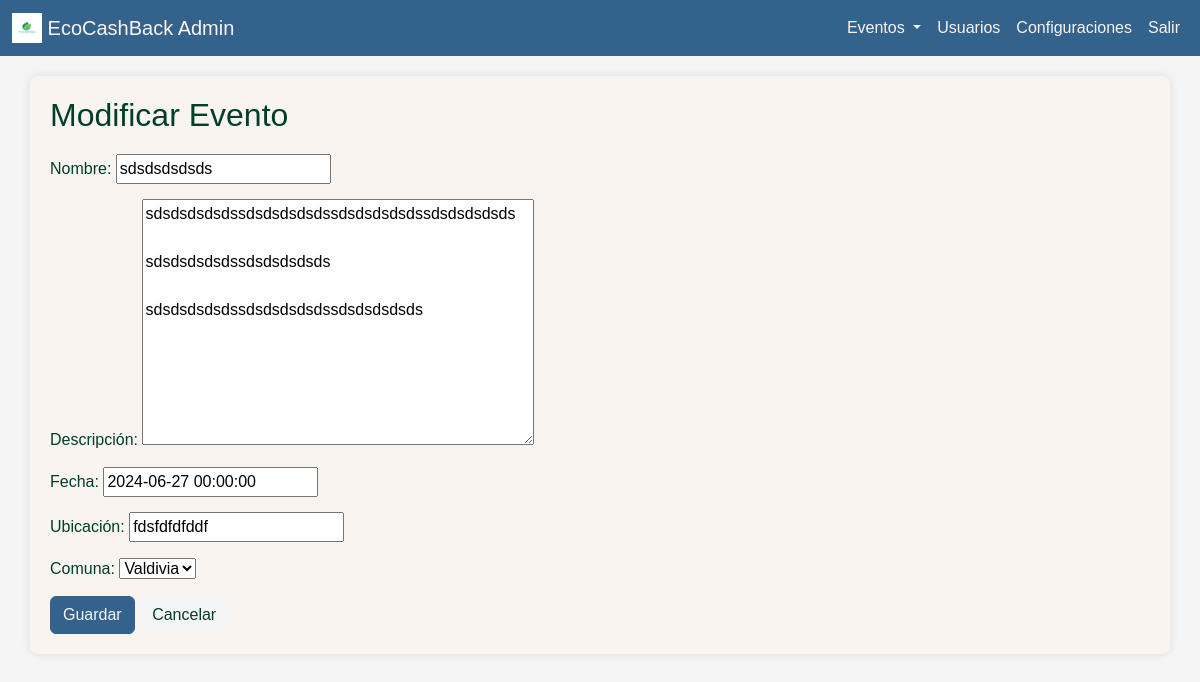
The page /administracion/modificar_evento/1/ on the database its author committed.
### administracion/models.py (models this page shows, shortened)
class Evento(models.Model):
    evento_id = models.AutoField(primary_key=True)
    nombre = models.CharField(max_length=100)
    descripcion = models.TextField()
    fecha = models.DateTimeField()
    ubicacion = models.CharField(max_length=255)
    comuna = models.ForeignKey('Comuna', on_delete=models.CASCADE)

class Comuna(models.Model):
    comuna_id = models.AutoField(primary_key=True)
    nombre = models.CharField(max_length=100)
    region = models.ForeignKey('Region', on_delete=models.CASCADE)
    def __str__(self):
        return self.nombre

### administracion/views.py (the view)
# urls.py: path('modificar_evento/<int:pk>/', views.modificar_evento, name='modificar_evento'),
def modificar_evento(request, pk):
    evento = get_object_or_404(Evento, pk=pk)
    if request.method == 'POST':
        form = EventoForm(request.POST, instance=evento)
        if form.is_valid():
            form.save()
            return redirect('listar_evento')
    else:
        form = EventoForm(instance=evento)
    return render(request, 'administracion/eventos/modificar_evento.html', {'form': form})

### administracion/forms.py
class EventoForm(forms.ModelForm):
    class Meta:
        model = Evento
        fields = ['nombre', 'descripcion', 'fecha', 'ubicacion', 'comuna']

### administracion/templates/administracion/eventos/modificar_evento.html (shortened to what this page needs)
{% load static %}
<!DOCTYPE html>
<html lang="es">
<head>
    <link rel="stylesheet" href="https://cdn.jsdelivr.net/npm/bootstrap@5.3.3/dist/css/bootstrap.min.css">
    <link rel="stylesheet" href="{% static 'css/admin_styles.css' %}">
</head>
<body>
    <nav class="navbar navbar-expand-lg navbar-light">
        <div class="container-fluid">
            <a class="navbar-brand" href="{% url 'admin_dashboard' %}">
                <img src="{% static 'img/logo-ecocashback.jpeg' %}" alt="Logo-EcoCashBack" width="30" height="30" class="d-inline-block align-top">
                EcoCashBack Admin
            </a>
            <div class="collapse navbar-collapse" id="navbarNav">
                <ul class="navbar-nav ms-auto">
                    <li class="nav-item dropdown">
                        <a class="nav-link dropdown-toggle" href="#" id="eventosDropdown" role="button" data-bs-toggle="dropdown" aria-expanded="false">
                            Eventos
                        </a>
                    </li>
                    <li class="nav-item">
                        <a class="nav-link" href="#">Usuarios</a>
                    </li>
                    <li class="nav-item">
                        <a class="nav-link" href="#">Configuraciones</a>
                    </li>
                    <li class="nav-item">
                        <a class="nav-link" href="#">Salir</a>
                    </li>
                </ul>
            </div>
        </div>
    </nav>
    <main class="container">
        <h2>Modificar Evento</h2>
        <form method="post">
            <div class="form-group">
                <label for="id_nombre">Nombre:</label>
                {{ form.nombre }}
            </div>
            <div class="form-group">
                <label for="id_descripcion">Descripción:</label>
                {{ form.descripcion }}
            </div>
            <div class="form-group">
                <label for="id_fecha">Fecha:</label>
                {{ form.fecha }}
            </div>
            <div class="form-group">
                <label for="id_ubicacion">Ubicación:</label>
                {{ form.ubicacion }}
            </div>
            <div class="form-group">
                <label for="id_comuna">Comuna:</label>
                {{ form.comuna }}
            </div>
            <button type="submit" class="btn btn-primary">Guardar</button>
            <a href="{% url 'listar_evento' %}" class="btn btn-secondary">Cancelar</a>
        </form>
    </main>
</body>
</html>

### administracion/static/css/admin_styles.css (style rules this page uses)
:root { --verde: #003E2C; --crema: #faf4f1; --gris: #f5f5f5; --azul: #33628c; }
body { font-family: Arial, sans-serif; background-color: var(--gris); color: var(--verde); margin: 0; padding: 0; }
.navbar { background-color: var(--azul); }
.navbar-brand, .navbar-nav .nav-link { color: var(--verde) !important; }
.container { margin-top: 20px; background-color: var(--crema); padding: 20px; border-radius: 8px; box-shadow: 0 0 10px rgba(0, 0, 0, 0.1); }
h2 { color: var(--verde); }
.btn-primary { background-color: var(--azul); border-color: var(--azul); color: var(--crema); }
.btn-secondary { background-color: var(--gris); border-color: var(--gris); color: var(--verde); }
form { margin-top: 20px; }
form .form-group { margin-bottom: 15px; }

### administracion/templates/administracion/eventos/modificar_evento.html (style rules this page uses)
:root { --verde: #003E2C; --crema: #faf4f1; --gris: #f5f5f5; --azul: #33628c; }
body { font-family: Arial, sans-serif; background-color: var(--gris); color: var(--verde); margin: 0; padding: 0; }
.navbar { background-color: var(--azul); }
.navbar-brand, .navbar-nav .nav-link { color: var(--crema) !important; }
.container { margin-top: 20px; background-color: var(--crema); padding: 20px; border-radius: 8px; box-shadow: 0 0 10px rgba(0, 0, 0, 0.1); }
h2 { color: var(--verde); }
.btn-primary { background-color: var(--azul); border-color: var(--azul); color: var(--crema); }
.btn-secondary { background-color: var(--gris); border-color: var(--gris); color: var(--verde); }

### rows shown on the page
Evento: nombre "sdsdsdsdsds", descripcion "sdsdsdsdsdssdsdsdsdsdssdsdsdsdsdssdsdsdsdsds sdsdsdsdsdssdsdsdsdsds sdsdsdsdsdssdsdsdsdsdssdsdsdsdsds", fecha "2024-06-27 00:00:00", ubicacion "fdsfdfdfddf"
Comuna: comuna "Valdivia"
